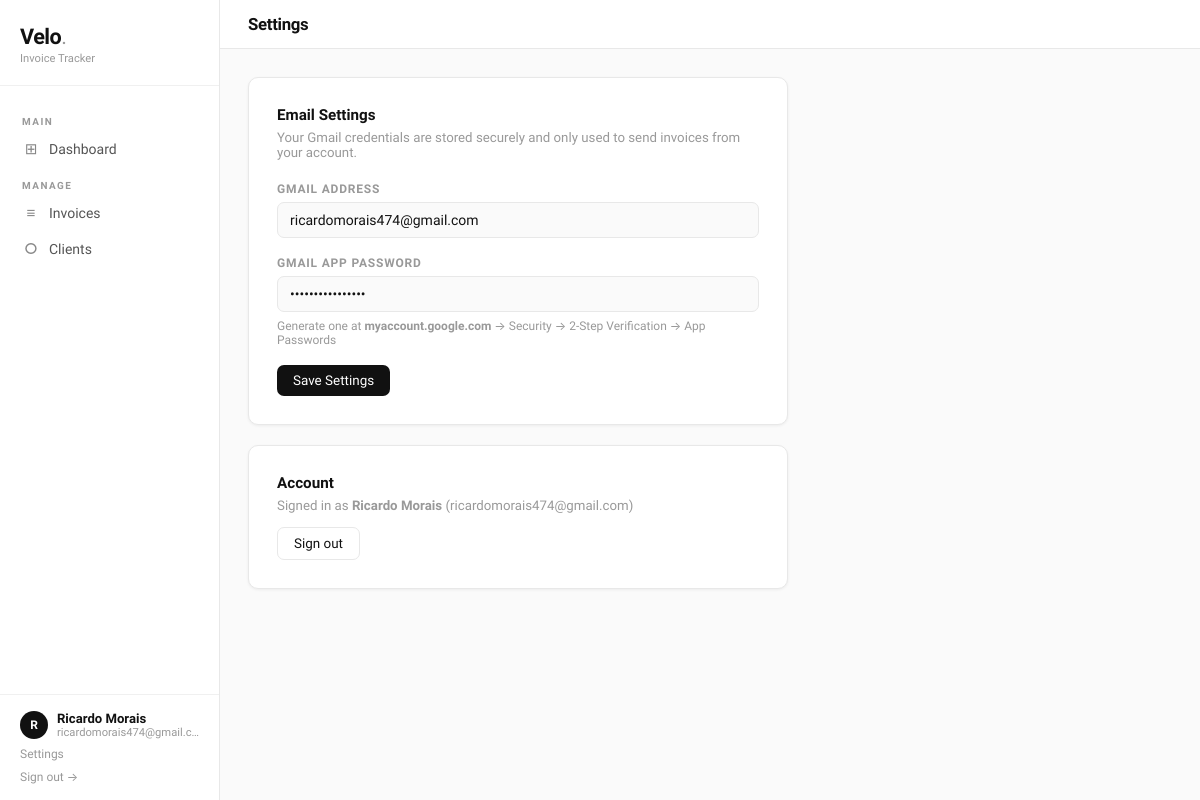
The app's page /settings (signed in) with its own data.
### tables this page shows
CREATE TABLE users (id INTEGER PRIMARY KEY AUTOINCREMENT,email TEXT UNIQUE NOT NULL,name TEXT NOT NULL,password TEXT NOT NULL,created_at TEXT DEFAULT (datetime('now')), gmail_address TEXT DEFAULT '', gmail_app_pass TEXT DEFAULT '');

### app.py (the view, shortened to what this page needs)
@app.route('/settings', methods=['GET','POST'])
@login_required
def settings():
    db = get_db()
    user = fetchone(db, f'SELECT * FROM users WHERE id={ph()}', (uid(),))
    return render_template('settings.html', user=user)

### app.py (called while the page is built)
def login_required(f):
    @wraps(f)
    def decorated(*args, **kwargs):
        if 'user_id' not in session:
            flash('Please log in to continue.', 'info')
            return redirect(url_for('login'))
        return f(*args, **kwargs)
    return decorated

def uid():
    return session.get('user_id')

def fetchone(db, sql, params=()):
    cur = db_cursor(db)
    cur.execute(sql, params)
    return cur.fetchone()

def ph():
    return '%s' if IS_POSTGRES else '?'

    def get_db():
        if 'db' not in g:
            g.db = sqlite3.connect(DB_PATH)
            g.db.row_factory = sqlite3.Row
        return g.db

    def db_cursor(db):
        return db.cursor()

### templates/settings.html (shortened to what this page needs)
{% extends "base.html" %}
{% block page_title %}Settings{% endblock %}
{% block content %}
<div class="form-card">
  <h4 style="font-size:.95rem;font-weight:600;margin-bottom:6px">Email Settings</h4>
  <p style="font-size:.83rem;color:var(--ink3);margin-bottom:22px">Your Gmail credentials are stored securely and only used to send invoices from your account.</p>
  <form method="post">
    <div class="form-group">
      <label>Gmail Address</label>
      <input type="email" name="gmail_address" value="{{ user.gmail_address or '' }}" placeholder="you@gmail.com">
    </div>
    <div class="form-group">
      <label>Gmail App Password</label>
      <input type="password" name="gmail_app_pass" value="{{ user.gmail_app_pass or '' }}" placeholder="xxxx xxxx xxxx xxxx">
      <p style="font-size:.75rem;color:var(--ink3);margin-top:6px">
        Generate one at <strong>myaccount.google.com</strong> → Security → 2-Step Verification → App Passwords
      </p>
    </div>
    <button type="submit" class="btn btn-primary">Save Settings</button>
  </form>
</div>
<div class="form-card" style="margin-top:20px">
  <h4 style="font-size:.95rem;font-weight:600;margin-bottom:6px">Account</h4>
  <p style="font-size:.83rem;color:var(--ink3);margin-bottom:14px">Signed in as <strong>{{ user.name }}</strong> ({{ user.email }})</p>
  <a href="{{ url_for('logout') }}" class="btn btn-outline">Sign out</a>
</div>
{% endblock %}

### templates/base.html (shortened to what this page needs)
<!DOCTYPE html>
<html lang="en">
<head>
</head>
<body>
{% block body %}
  <aside class="sidebar">
    <div class="sidebar-brand"><h1>Velo<span>.</span></h1><p>Invoice Tracker</p></div>
    <nav>
      <div class="nav-section">Main</div>
      <a href="{{ url_for('dashboard') }}" class="nav-link {% if request.endpoint=='dashboard' %}active{% endif %}"><span class="nav-icon">⊞</span> Dashboard</a>
      <div class="nav-section">Manage</div>
      <a href="{{ url_for('invoices') }}" class="nav-link {% if 'invoice' in request.endpoint %}active{% endif %}"><span class="nav-icon">≡</span> Invoices</a>
      <a href="{{ url_for('clients') }}" class="nav-link {% if 'client' in request.endpoint %}active{% endif %}"><span class="nav-icon">○</span> Clients</a>
    </nav>
    <div class="sidebar-footer">
      <div class="user-pill">
        <div class="user-avatar">{{ session.user_name[0].upper() if session.user_name else '?' }}</div>
        <div class="user-info">
          <div class="user-name">{{ session.user_name }}</div>
          <div class="user-email">{{ session.user_email }}</div>
        </div>
      </div>
      <a href="{{ url_for('settings') }}" class="logout-link" style="margin-bottom:4px">Settings</a><a href="{{ url_for('logout') }}" class="logout-link">Sign out →</a>
    </div>
  </aside>
  <div class="main">
    <div class="topbar">
      <h2>{% block page_title %}{% endblock %}</h2>
    </div>
    <div class="content">
      {% block content %}{% endblock %}
    </div>
  </div>
{% endblock %}
</body>
</html>

### templates/base.html (style rules this page uses)
:root { --bg:#fafafa;--surface:#fff;--border:#e8e8e8;--border2:#f0f0f0;--ink:#111;--ink2:#555;--ink3:#999;--green:#16a34a;--green-bg:#f0fdf4;--red:#dc2626;--red-bg:#fef2f2;--radius:10px;--shadow:0 1px 3px rgba(0,0,0,.06); }
*,*::before,*::after { box-sizing:border-box;margin:0;padding:0; }
body { font-family:'Geist',-apple-system,sans-serif;background:var(--bg);color:var(--ink);min-height:100vh;display:flex; }
.sidebar { width:220px;min-height:100vh;background:var(--surface);border-right:1px solid var(--border);display:flex;flex-direction:column;position:fixed;top:0;left:0;bottom:0;z-index:100; }
.sidebar-brand { padding:24px 20px 20px;border-bottom:1px solid var(--border2); }
.sidebar-brand h1 { font-size:1.35rem;font-weight:600;letter-spacing:-.5px; }
.sidebar-brand h1 span { color:var(--ink3);font-weight:300; }
.sidebar-brand p { font-size:.7rem;color:var(--ink3);margin-top:3px; }
.sidebar nav { padding:16px 12px;flex:1; }
.nav-section { font-size:.62rem;font-weight:600;text-transform:uppercase;letter-spacing:1.5px;color:var(--ink3);padding:0 10px;margin:14px 0 5px; }
.nav-link { display:flex;align-items:center;gap:9px;padding:8px 10px;border-radius:7px;color:var(--ink2);text-decoration:none;font-size:.875rem;font-weight:450;transition:all .12s;margin-bottom:1px; }
.nav-icon { font-size:.95rem;width:18px;text-align:center;opacity:.7; }
.sidebar-footer { padding:16px 20px;border-top:1px solid var(--border2); }
.user-pill { display:flex;align-items:center;gap:9px;font-size:.82rem; }
.user-avatar { width:28px;height:28px;border-radius:50%;background:var(--ink);color:#fff;display:flex;align-items:center;justify-content:center;font-size:.75rem;font-weight:600;flex-shrink:0; }
.user-info { flex:1;overflow:hidden; }
.user-name { font-weight:600;white-space:nowrap;overflow:hidden;text-overflow:ellipsis; }
.user-email { font-size:.7rem;color:var(--ink3);white-space:nowrap;overflow:hidden;text-overflow:ellipsis; }
.logout-link { font-size:.75rem;color:var(--ink3);text-decoration:none;margin-top:8px;display:block; }
.main { margin-left:220px;flex:1;display:flex;flex-direction:column; }
.topbar { background:var(--surface);border-bottom:1px solid var(--border);padding:14px 28px;display:flex;align-items:center;justify-content:space-between;position:sticky;top:0;z-index:50;gap:12px; }
.topbar h2 { font-size:1.05rem;font-weight:600;letter-spacing:-.3px; }
.content { padding:28px; }
.btn { display:inline-flex;align-items:center;gap:5px;padding:8px 16px;border-radius:7px;font-family:'Geist',sans-serif;font-size:.84rem;font-weight:500;cursor:pointer;border:none;text-decoration:none;transition:all .12s;white-space:nowrap; }
.btn-primary { background:var(--ink);color:#fff; }
.btn-outline { background:transparent;color:var(--ink);border:1px solid var(--border); }
.form-card { background:var(--surface);border:1px solid var(--border);border-radius:var(--radius);padding:28px;box-shadow:var(--shadow);max-width:540px; }
.form-group { margin-bottom:18px; }
label { display:block;font-size:.75rem;font-weight:600;text-transform:uppercase;letter-spacing:.8px;color:var(--ink3);margin-bottom:6px; }
input,select,textarea { width:100%;padding:9px 12px;border:1px solid var(--border);border-radius:7px;font-family:'Geist',sans-serif;font-size:.875rem;background:var(--bg);color:var(--ink);transition:border .12s; }

### records on screen
users: user_name "Ricardo Morais", gmail_address "ricardomorais474@gmail.com", name "Ricardo Morais", email "ricardomorais474@gmail.com"

### other values on screen
{{ session.user_name[0].upper() if session.user_name else '?' }} "R"
{{ session.user_email }} "ricardomorais474@gmail.…"
